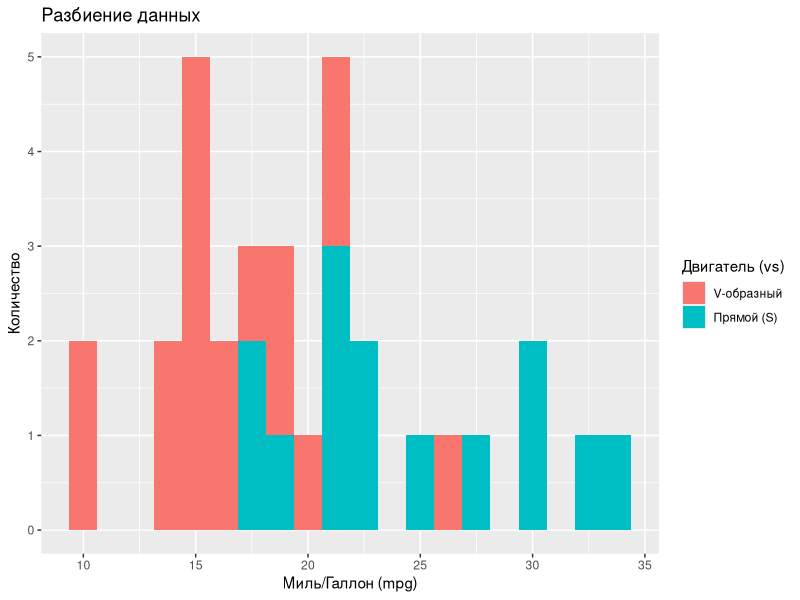
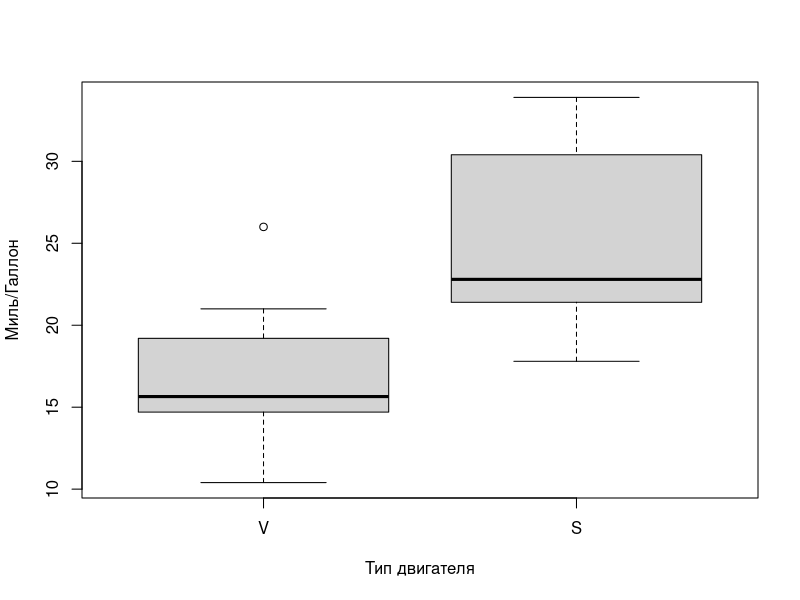

Generate these figures, in order, with R:
## ---- chunk 1
knitr::opts_chunk$set(echo = TRUE)
## ---- chunk 2
data(mtcars)
## ---- chunk 3
t_var <- c("mpg", "cyl", "disp", "hp", "drat", "wt", 
           "qsec", "vs", "am", "gear", "carb")
t_descr <- c("Миль/Галлон", "Число цилиндров", "Рабочий объем (куб. дюймов)",
             "Полная мощность (лошадиных сил)", "Передаточное отношение задней оси", 
             "Вес (1000 фунтов)", "Время 1/4 мили", 
             "Двигатель (0=V-образный, 1=прямой)", 
             "Трансмиссия (0=автоматическая, 1=ручная)", 
             "Количество передач переднего хода", "Количество карбюраторов")
t_scale <- c("Отношений", "Интервальная", "Отношений", "Отношений", "Отношений", "Отношений", "Отношений", "Номинальная (бинарная)", "Номинальная (бинарная)", "Интервальная", "Интервальная")
t_title <- c("Переменная", "Описание", "Шкала")

df <- data.frame(t_var, t_descr, t_scale)
names(df) <- t_title
print(df)
## ---- chunk 4
mtcars2 <- within(mtcars, {
   vs <- factor(vs, labels = c("V", "S"))
   am <- factor(am, labels = c("automatic", "manual"))
   cyl  <- ordered(cyl)
   gear <- ordered(gear)
   carb <- ordered(carb)
})
## ---- chunk 5
summary(mtcars2)
## ---- chunk 6
head(mtcars2)
## ---- chunk 7
library(ggplot2)

ggplot(data=mtcars2, aes(x=mpg, fill=vs)) +
  geom_histogram(binwidth = 1.25) +
  labs(title="Разбиение данных", 
       x="Миль/Галлон (mpg)", y="Количество") +
  scale_fill_discrete(name = "Двигатель (vs)", labels = c("V-образный", "Прямой (S)"))
## ---- chunk 8
mtc <- data.frame(group=mtcars2$vs, X=mtcars2$mpg)
boxplot(X ~ group, mtc, xlab = "Тип двигателя", ylab = "Миль/Галлон")
## ---- chunk 9
p.Sh <- with(mtc, tapply(X, group, function(x)shapiro.test(x)$p.value)); p.Sh
## ---- chunk 10
p.F <- var.test(X~group, mtc)$p.value; p.F
## ---- chunk 11
p.T <- t.test(X~group, mtc, var.equal=TRUE); p.T
## ---- chunk 12
init.model <- lm(mpg~., data=mtcars)
summary(init.model)
## ---- chunk 13
library(MASS)

empty_m <- lm(mpg ~ 1, mtcars)
SA.f <- stepAIC(empty_m, direction = 'forward', scope=list(lower=empty_m, upper=~cyl + disp + hp + drat + wt + qsec + vs + am + gear + carb))
summary(SA.f)

## ---- chunk 14
SA.b <- stepAIC(init.model, direction = 'backward')
summary(SA.b)

